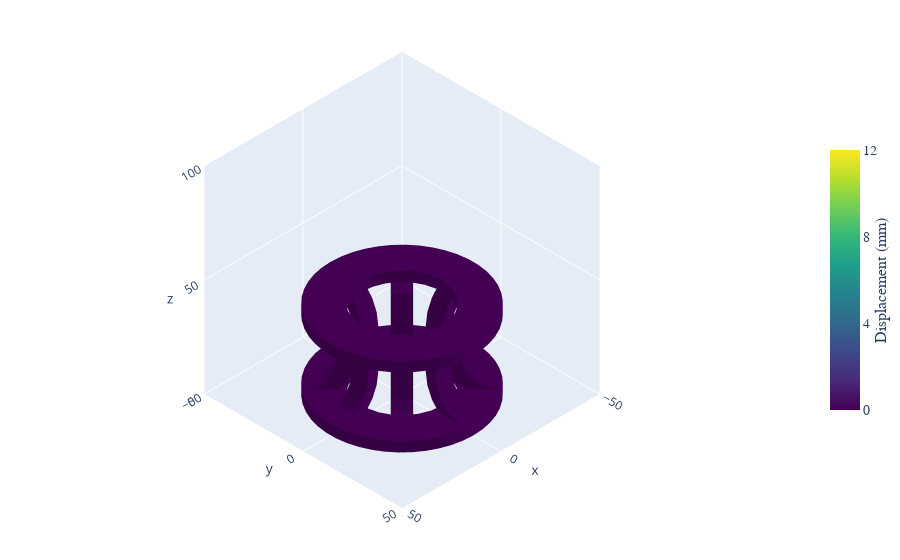

Notebook cell for this chart:
### Markdown cell above
Then we can visualize the mesh in 3D:

### Code cell
# Load mesh
node_ori = np.loadtxt(surface_coordinate_txt_path, delimiter=",")
mesh_triangle = np.loadtxt(surface_triangle_txt_path, dtype=int, delimiter=",") - 1
deform_node = np.loadtxt(deform_node_txt_path, dtype=int)
node_curr = node_ori.copy()
mesh3d = go.Mesh3d(
    x=node_curr[:, 0],
    y=node_curr[:, 1],
    z=node_curr[:, 2],
    i=mesh_triangle[:, 0],
    j=mesh_triangle[:, 1],
    k=mesh_triangle[:, 2],
    intensity=np.linalg.norm(node_curr - node_ori, axis=1),
    colorscale="Viridis",
    autocolorscale=False,
    colorbar=dict(
        title=dict(
            text="Displacement (mm)",
            side="right",
            font=dict(size=16, family="Arial"),
        ),
        tickvals=[0, 4, 8, 12],
        tickfont=dict(size=14, family="Arial"),
        len=0.5,
    ),
    cmin=0,
    cmax=12,
    showscale=True,
    flatshading=True,
)
fig = go.Figure(data=[mesh3d])
fig.update_layout(
    scene=dict(
        camera=dict(
            eye=dict(x=1, y=1, z=1),
            projection=dict(type="orthographic"),
        ),
        xaxis=dict(nticks=4, range=[-50, 50]),
        yaxis=dict(nticks=4, range=[-50, 50]),
        zaxis=dict(nticks=4, range=[0, 100]),
        aspectmode="manual",
        aspectratio=go.layout.scene.Aspectratio(x=1, y=1, z=1),
    ),
    margin=dict(l=0, r=0, b=0, t=0, pad=0),
)
fig.show()

### Figure 1 — Plotly figure (JSON) as saved in the notebook; plotly's stock layout.template omitted (floating-point values rounded to 4 significant figures; data arrays with more than 128 entries replaced by an {"elided": "..."} marker saying what was removed)
{"data": [{"autocolorscale": false, "cmax": 12, "cmin": 0, "colorbar": {"len": 0.5, "tickfont": {"family": "Arial", "size": 14}, "tickvals": [0, 4, 8, 12], "title": {"font": {"family": "Arial", "size": 16}, "side": "right", "text": "Displacement (mm)"}}, "colorscale": [[0, "#440154"], [0.1111, "#482878"], [0.2222, "#3e4989"], [0.3333, "#31688e"], [0.4444, "#26828e"], [0.5556, "#1f9e89"], [0.6667, "#35b779"], [0.7778, "#6ece58"], [0.8889, "#b5de2b"], [1, "#fde725"]], "flatshading": true, "i": {"elided": "4207 int values"}, "intensity": {"elided": "1144 int values"}, "j": {"elided": "4207 int values"}, "k": {"elided": "4207 int values"}, "showscale": true, "type": "mesh3d", "x": {"elided": "1144 float values"}, "y": {"elided": "1144 float values"}, "z": {"elided": "1144 float values"}}], "layout": {"margin": {"b": 0, "l": 0, "pad": 0, "r": 0, "t": 0}, "scene": {"aspectmode": "manual", "aspectratio": {"x": 1, "y": 1, "z": 1}, "camera": {"eye": {"x": 1, "y": 1, "z": 1}, "projection": {"type": "orthographic"}}, "xaxis": {"nticks": 4, "range": [-50, 50]}, "yaxis": {"nticks": 4, "range": [-50, 50]}, "zaxis": {"nticks": 4, "range": [0, 100]}}}}
